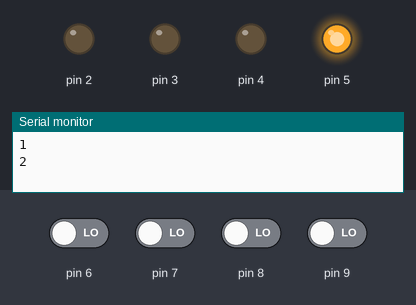
Bench run of a sketch on a simulated Arduino Uno, built with avr-gcc and run on an emulated ATmega328P. Shown: output pins drawn as LEDs (lit = HIGH), the last lines printed to the serial monitor. The inputs (shaded band) are chosen by the test bench; at power-on: pin 6–9 LOW.

Above: at 0.35 s.
At 1.1 s:
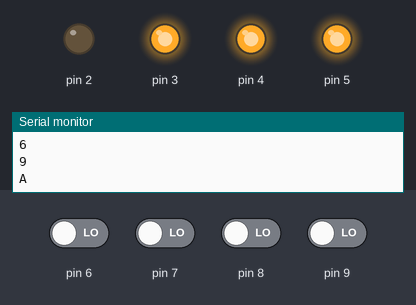
At 1.8 s:
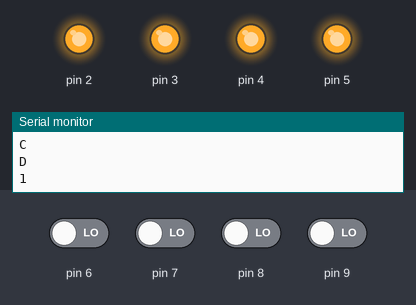
Timing chart, 0 to 3.3 s (numbered marks = the images above):
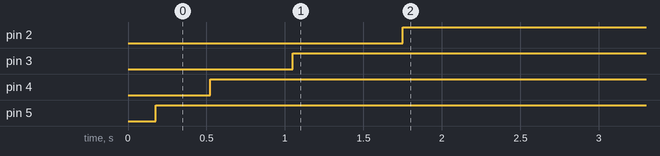

The sketch:

matricha_knopok.ino
```cpp
int o[4] {5,4,3,2};
int I[4] {9,8,7,6};
int v=0;
const char value[4] [4]
{{'1','4','7','*'},
 {'2','5','8','0'},
 {'3','6','9','#'},
 {'A','B','C','D'}
};
int b=0;
void setup () {
pinMode(2,OUTPUT);
pinMode(3,OUTPUT);
pinMode(4,OUTPUT);
pinMode(5,OUTPUT);

pinMode(6,INPUT);
digitalWrite(6, HIGH);
pinMode(7,INPUT);
digitalWrite(7, HIGH);
pinMode(8,INPUT);
digitalWrite(8, HIGH);
pinMode(9,INPUT);
digitalWrite(9, HIGH);

Serial.begin(9600);
}

void matrix()
{
  for (int i=1; i<=4; i++)
  {
    digitalWrite(I[i-1], LOW);
    for(int j=1; j<=4; j++)
    {
      if (digitalRead(I[j-1]) ==LOW)
      {
        Serial.println(value[i-1][j-1]);
        delay(175);
      }
    }
    digitalWrite(o[i-1], HIGH);
  }
}
void loop() {
matrix();

}
```

Measured:
- by itself, pin 2: LOW → HIGH at 1.8 s
- by itself, pin 3: LOW → HIGH at 1.1 s
- by itself, pin 4: LOW → HIGH at 0.53 s
- by itself, pin 5: LOW → HIGH at 0.18 s
